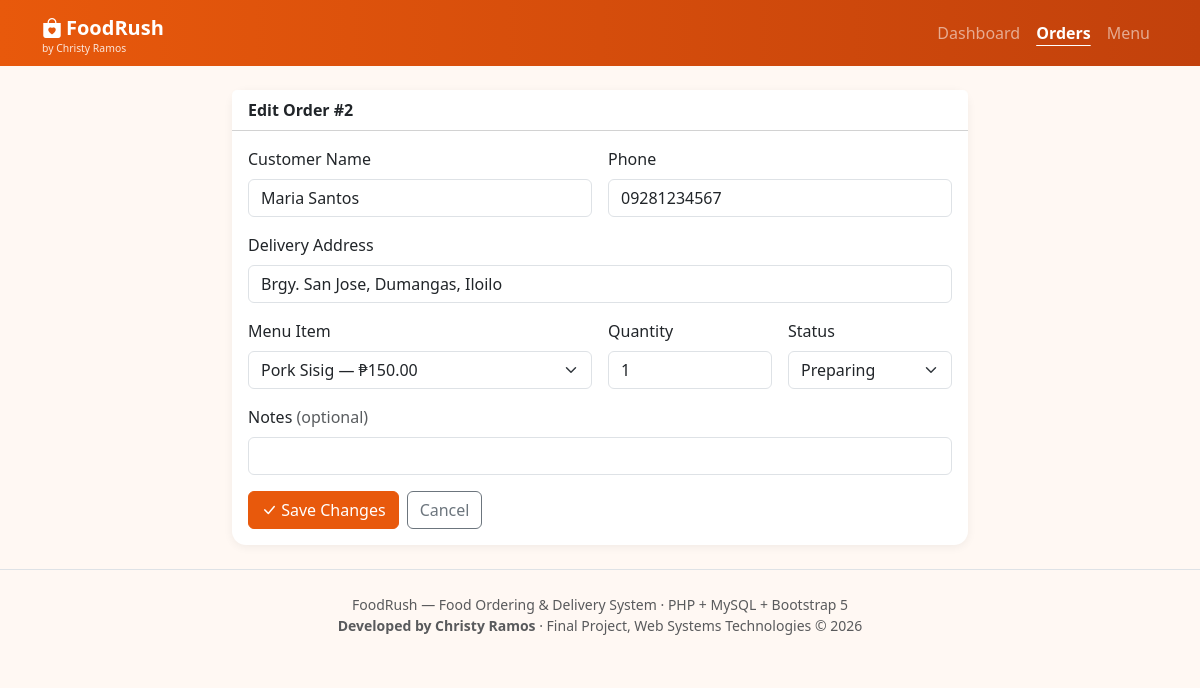
Screenshot of /order_form.php?id=2 with the database file from the repository.
### tables this page shows
CREATE TABLE orders (
    id            INT AUTO_INCREMENT PRIMARY KEY,
    customer_name VARCHAR(100)  NOT NULL,
    phone         VARCHAR(20)   NOT NULL,
    address       VARCHAR(255)  NOT NULL,
    menu_item_id  INT           NOT NULL,
    quantity      INT           NOT NULL DEFAULT 1,
    total_price   DECIMAL(10,2) NOT NULL,
    status        ENUM('Pending','Preparing','Out for Delivery','Delivered','Cancelled') NOT NULL DEFAULT 'Pending',
    notes         VARCHAR(255)  DEFAULT NULL,
    order_date    TIMESTAMP     NOT NULL DEFAULT CURRENT_TIMESTAMP,
    CONSTRAINT fk_orders_menu FOREIGN KEY (menu_item_id)
        REFERENCES menu_items(id) ON DELETE RESTRICT ON UPDATE CASCADE
);

CREATE TABLE menu_items (
    id          INT AUTO_INCREMENT PRIMARY KEY,
    name        VARCHAR(100)  NOT NULL,
    category    VARCHAR(50)   NOT NULL DEFAULT 'Main Dish',
    description TEXT,
    price       DECIMAL(8,2)  NOT NULL,
    available   TINYINT(1)    NOT NULL DEFAULT 1,
    created_at  TIMESTAMP     NOT NULL DEFAULT CURRENT_TIMESTAMP
);

### db_connect.php (called while the page is built, shortened)
<?php
function e($value) {
    return htmlspecialchars((string)$value, ENT_QUOTES, 'UTF-8');
}

### order_form.php (the view, shortened to what this page needs)
<?php
require 'db_connect.php';
$statuses = ['Pending', 'Preparing', 'Out for Delivery', 'Delivered', 'Cancelled'];
$id = isset($_GET['id']) ? (int)$_GET['id'] : 0;
$editing = $id > 0;
$order = ['customer_name' => '', 'phone' => '', 'address' => '', 'menu_item_id' => '', 'quantity' => 1, 'status' => 'Pending', 'notes' => ''];
if ($editing) {
    $stmt = $conn->prepare("SELECT * FROM orders WHERE id = ?");
    $stmt->bind_param('i', $id);
    $stmt->execute();
    $found = $stmt->get_result()->fetch_assoc();
    $order = $found;
}
$menuStmt = $conn->prepare("SELECT id, name, price, available FROM menu_items WHERE available = 1 OR id = ? ORDER BY name");
$selected = (int)($order['menu_item_id'] ?: 0);
$menuStmt->bind_param('i', $selected);
$menuStmt->execute();
$menuItems = $menuStmt->get_result()->fetch_all(MYSQLI_ASSOC);
include 'includes/header.php';
?>
<div class="row justify-content-center">
<div class="col-lg-8">
    <div class="card">
        <div class="card-header bg-white fw-semibold"><?= $editing ? 'Edit Order #' . $id : 'Place a New Order' ?></div>
        <div class="card-body">
            <form method="post" class="row g-3">
                <div class="col-md-6">
                    <label class="form-label">Customer Name</label>
                    <input type="text" name="customer_name" class="form-control" maxlength="100" required value="<?= e($order['customer_name']) ?>">
                </div>
                <div class="col-md-6">
                    <label class="form-label">Phone</label>
                    <input type="text" name="phone" class="form-control" maxlength="20" required value="<?= e($order['phone']) ?>">
                </div>
                <div class="col-12">
                    <label class="form-label">Delivery Address</label>
                    <input type="text" name="address" class="form-control" maxlength="255" required value="<?= e($order['address']) ?>">
                </div>
                <div class="col-md-6">
                    <label class="form-label">Menu Item</label>
                    <select name="menu_item_id" class="form-select" required>
                        <?php foreach ($menuItems as $m): ?>
                            <option value="<?= $m['id'] ?>" <?= (int)$order['menu_item_id'] === (int)$m['id'] ? 'selected' : '' ?>>
                                <?= e($m['name']) ?> &mdash; &#8369;<?= number_format($m['price'], 2) ?><?= $m['available'] ? '' : ' (unavailable)' ?>
                            </option>
                        <?php endforeach; ?>
                    </select>
                </div>
                <div class="col-md-3">
                    <label class="form-label">Quantity</label>
                    <input type="number" name="quantity" class="form-control" min="1" max="99" required value="<?= (int)$order['quantity'] ?>">
                </div>
                <div class="col-md-3">
                    <label class="form-label">Status</label>
                    <select name="status" class="form-select">
                        <?php foreach ($statuses as $s): ?>
                            <option <?= $order['status'] === $s ? 'selected' : '' ?>><?= e($s) ?></option>
                        <?php endforeach; ?>
                    </select>
                </div>
                <div class="col-12">
                    <label class="form-label">Notes <span class="text-muted">(optional)</span></label>
                    <input type="text" name="notes" class="form-control" maxlength="255" value="<?= e($order['notes']) ?>">
                </div>
                <div class="col-12 d-flex gap-2">
                    <button class="btn btn-brand"><i class="bi bi-check-lg"></i> <?= $editing ? 'Save Changes' : 'Place Order' ?></button>
                    <a href="orders.php" class="btn btn-outline-secondary">Cancel</a>
                </div>
            </form>
        </div>
    </div>
</div>
</div>
<?php include 'includes/footer.php'; ?>

### assets/style.css (style rules this page uses)
:root { --brand: #e8590c; --brand-dark: #c2410c; }
body { background: #fff8f3; }
.btn-brand { background: var(--brand); border-color: var(--brand); color: #fff; }
.card { border: 0; border-radius: 14px; box-shadow: 0 2px 10px rgba(0,0,0,.06); }

### rows the page displays
orders: customer_name "Maria Santos", phone "09281234567", address "Brgy. San Jose, Dumangas, Iloilo", menu_item_id "Pork Sisig — ₱150.00", quantity "1"

### other values shown
$id "2"
form field status "Preparing"
